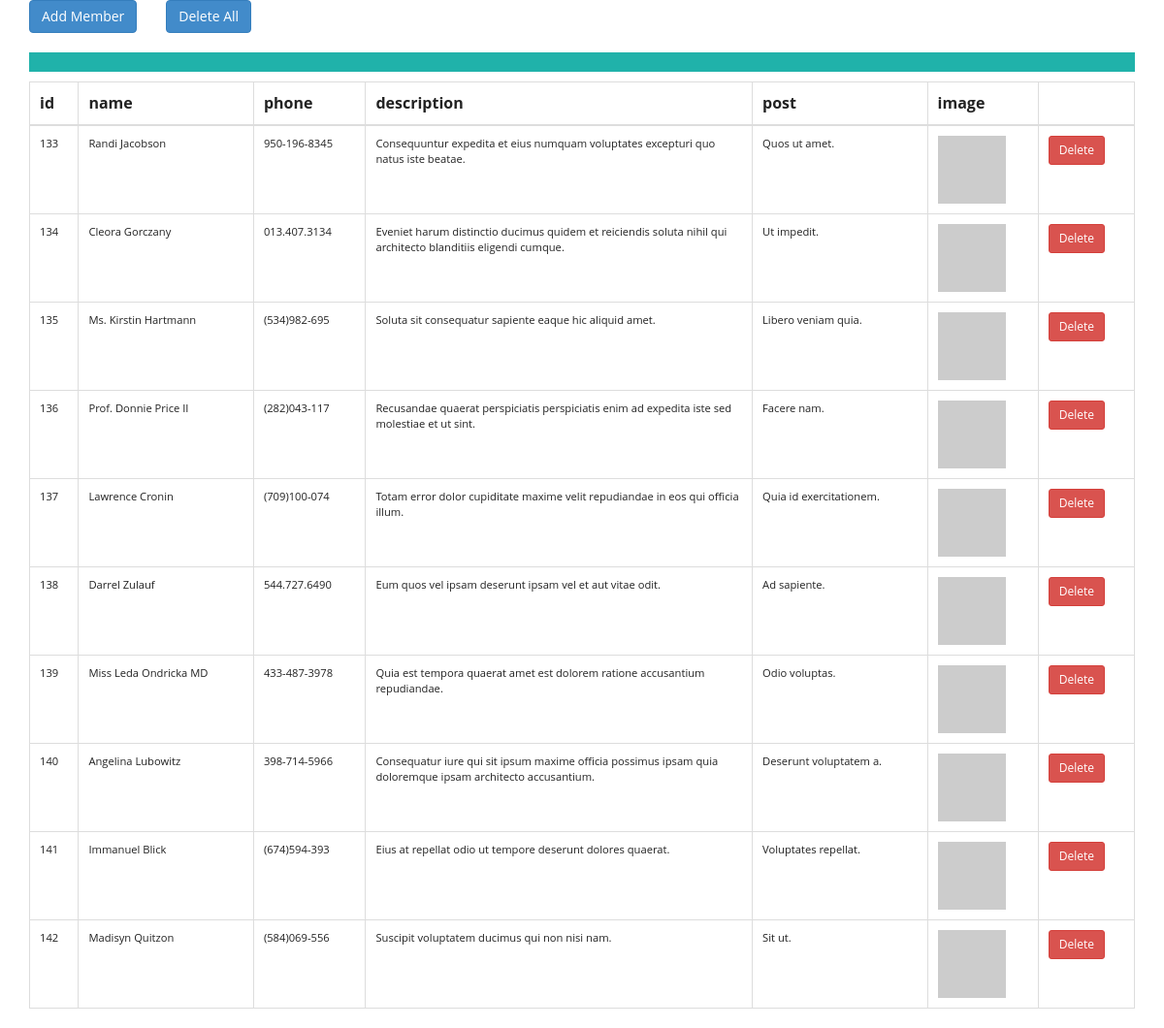
/admin_members.php, run on the app's committed database.
### tables this page shows
CREATE TABLE IF NOT EXISTS `team` (
  `id` int(11) NOT NULL AUTO_INCREMENT,
  `name` varchar(255) NOT NULL,
  `phone` varchar(12) DEFAULT NULL,
  `description` text,
  `post` varchar(255) NOT NULL,
  `image` varchar(255) NOT NULL,
  PRIMARY KEY (`id`)
);

### connection.php (called while the page is built, shortened)
<?php
$host = "mysql.1freehosting.com";
$user = "u572493528_bosco";
$password = "82PJV7fuvL";
$database = "u572493528_met";
$con = mysqli_connect($host, $user, $password, $database);
function retrieveData($query){
    global $con;
    $q_run = mysqli_query($con,$query) or die(mysqli_error($con));
    $arr = array();
    if($q_run){
        while($row = mysqli_fetch_assoc($q_run)){
            array_push($arr,$row);
        }
        return $arr;
    }else{
        echo mysqli_error($con);
    }
    return 0;
}

### admin_members.php (the view, shortened to what this page needs)
<?php
include 'connection.php';
include 'reference.php';
$alert = null;
$sql = "DESC team";
$thead = retrieveData($sql);
$sql = "Select * from team";
$tbody = retrieveData($sql);
?>
<!doctype html>
<html lang="en">
<head>
    <?php echo $head ?>
</head>
<body>
<div class="wrapper">
    <div class="row">
        <div class="small-3 columns">
            <ul class="large-block-grid-2">
                <li><a class="btn btn-primary btn-large"  data-target="#add-member-modal" data-toggle="modal" href="">Add Member</a></li>
                <li><a class="btn btn-primary btn-large"  data-target="#deleteAllModal" data-toggle="modal" href="">Delete All</a></li>
            </ul>
        </div>
    </div>
    <div class="row">
        <div class="small-12 columns">
            <p class="bg-success"><?php echo $alert ?></p>
        </div>
    </div>
    <div class="row">
        <div class="small-12 columns">
            <div class="table-responsive">
                <table class=" table add-records table-bordered">
                    <thead>
                        <tr>
                            <?php foreach($thead as $array=>$row){ ?>
                                <th><?php echo $row['Field'] ?></th>
                            <?php } ?>
                            <th></th>
                        </tr>
                    </thead>
                    <tbody>
                        <?php foreach($tbody as $array=>$row){ ?>
                            <tr>
                                <td><?php echo $row['id'] ?></td>
                                <td><?php echo $row['name'] ?></td>
                                <td><?php echo $row['phone'] ?></td>
                                <td><?php echo $row['description'] ?></td>
                                <td><?php echo $row['post'] ?></td>
                                <td><img src="<?php echo $row['image'] ?>" alt=""/></td>
                                <td><button class="btn btn-danger btn-sm btn-delete" data-toggle="modal"
                                            data-target="#deleteModal" data-id="<?php echo $row['id']?>">Delete</button></td>
                            </tr>
                        <?php } ?>
                    </tbody>
                </table>
            </div>
        </div>
    </div>
</div>
</body>
</html>

### reference.php (shortened to what this page needs)
<?php
$head = '
        <meta charset="utf-8">
        <meta http-equiv="X-UA-Compatible" content="IE=edge">
        <title>Meteora 2014 :: Mystery Box Unveiled</title>
        <meta name="description" content="">
        <meta name="viewport" content="width=device-width, initial-scale=1">
        <link href="http://fonts.googleapis.com/css?family=Yanone+Kaffeesatz:700" rel="stylesheet" type="text/css">
        <link rel="stylesheet" href="bower_components/bootstrap-sass/dist/css/bootstrap.min.css">
        <link rel="stylesheet" href="css/foundation.min.css"/>
        <link rel="stylesheet" href="bower_components/sidr/stylesheets/jquery.sidr.dark.css"/>
        <link rel="stylesheet" href="css/main.css">
        <link rel="stylesheet" href="css/mobile.css" media="only screen and (max-width: 500px)">
        <meta name="author" content="Lezwon Castellino">
        <meta name="description" content="Don Bosco College Presents METEORA 2014. Event ensure
        2 fun filled days of nonstop activities with pulsating sound,dazzling
        moves and back 2 back contests.">
        <meta name="google-site-verification" content="ai82t3KkJx0RW66gGwiOjW45r_GDjVHTS-UsROCOYoQ" />
        <meta property="og:url" content="http://xmeteora.net">
        <meta property="og:type" content="website">
        <meta property="og:title" content="Meteora 2014: Mystery Box Unveiled">
        <meta property="og:image" content="../img/logo.jpg"/>
        <meta property="og:description" content="Don Bosco College Presents METEORA 2014. Event ensure
        2 fun filled days of nonstop activities with pulsating sound,dazzling
        moves and back 2 back contests.">
        <meta property="og:site_name" content="Meteora 2014">
        <meta property="website:author" content="https://www.facebook.com/lezwon">
        <meta property="website:publisher" content="https://www.facebook.com/lezwon">';

### css/main.css (style rules this page uses)
* { font-family: 'Open Sans', 'Helvetica Neue', Helvetica, Arial, sans-serif !important; margin: 0; }
html, body { height: 100%; }
@media screen and (-webkit-min-device-pixel-ratio: 0) { body { overflow: hidden; } }
.row { position: relative; }
.wrapper { min-height: 100%; height: 100%; }
.add-records td, .add-records th { padding: 10px !important; }
.add-records td { font-size: .7em; }
.add-records td:nth-child(4) { width: 35%; }
.add-records td img { width: 70px; }
.bg-success { background: lightseagreen; padding: 10px; color: #ffffff; text-align: center; }

### css/mobile.css (style rules this page uses)
body { overflow: visible; }

### data on the page
team: id "133", name "Randi Jacobson", phone "950-196-8345", description "Consequuntur expedita et eius numquam voluptates excepturi quo natus iste beatae.", post "Quos ut amet."
team: id "134", name "Cleora Gorczany", phone "013.407.3134", description "Eveniet harum distinctio ducimus quidem et reiciendis soluta nihil qui architecto blanditiis eligendi cumque.", post "Ut impedit."
team: id "135", name "Ms. Kirstin Hartmann", phone "(534)982-695", description "Soluta sit consequatur sapiente eaque hic aliquid amet.", post "Libero veniam quia."
team: id "136", name "Prof. Donnie Price II", phone "(282)043-117", description "Recusandae quaerat perspiciatis perspiciatis enim ad expedita iste sed molestiae et ut sint.", post "Facere nam."
team: id "137", name "Lawrence Cronin", phone "(709)100-074", description "Totam error dolor cupiditate maxime velit repudiandae in eos qui officia illum.", post "Quia id exercitationem."
team: id "138", name "Darrel Zulauf", phone "544.727.6490", description "Eum quos vel ipsam deserunt ipsam vel et aut vitae odit.", post "Ad sapiente."
team: id "139", name "Miss Leda Ondricka MD", phone "433-487-3978", description "Quia est tempora quaerat amet est dolorem ratione accusantium repudiandae.", post "Odio voluptas."
team: id "140", name "Angelina Lubowitz", phone "398-714-5966", description "Consequatur iure qui sit ipsum maxime officia possimus ipsam quia doloremque ipsam architecto accusantium.", post "Deserunt voluptatem a."
team: id "141", name "Immanuel Blick", phone "(674)594-393", description "Eius at repellat odio ut tempore deserunt dolores quaerat.", post "Voluptates repellat."
team: id "142", name "Madisyn Quitzon", phone "(584)069-556", description "Suscipit voluptatem ducimus qui non nisi nam.", post "Sit ut."

### other printed values
$row['Field'] "id"
$row['Field'] "name"
$row['Field'] "phone"
$row['Field'] "description"
$row['Field'] "post"
$row['Field'] "image"
